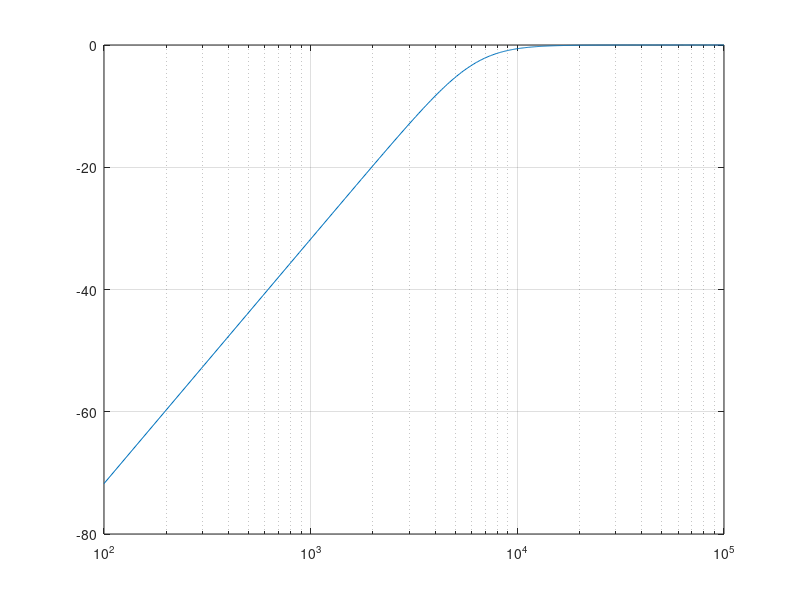
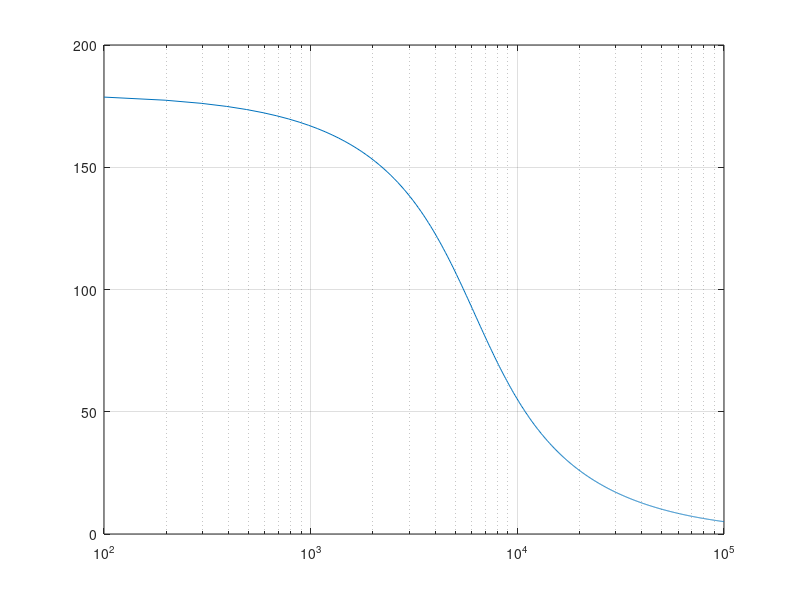

Here is the MATLAB script that generated these plots, in order:
% Second Order Butterwork HPF
f0 = 6220; %Hz
j = sqrt(-1);
Q = 1/sqrt(2);
K = 1;

f_start = 100; f_stop = 100000; 
step = (f_stop - f_start)/1024; 
freq = f_start:step:f_stop;

Tf = K.*(((j.*freq./f0).^2)./((j.*freq./f0).^2.+(1./Q).*(j.*freq./f0)+1))

Ms = 20*log10(abs(Tf));
Ps = (180/pi)*angle(Tf);
semilogx(freq,Ms),grid
figure
semilogx(freq,Ps),grid